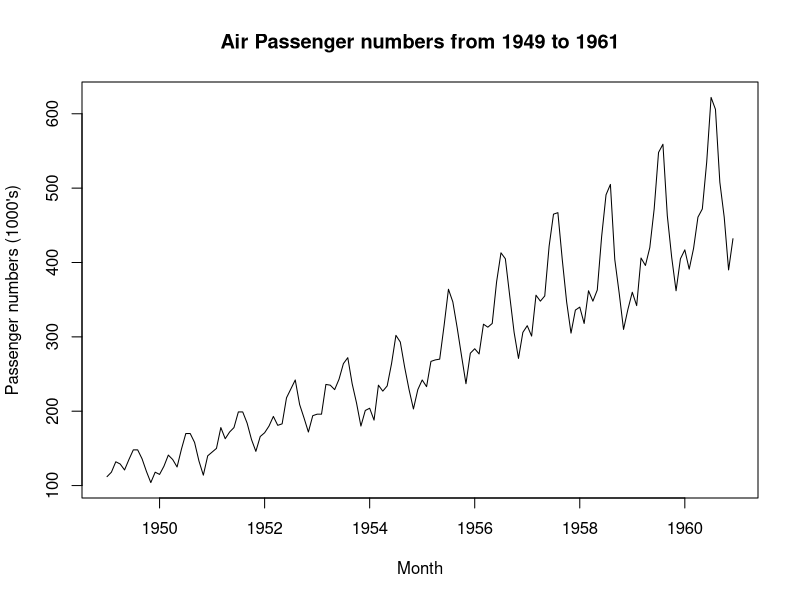
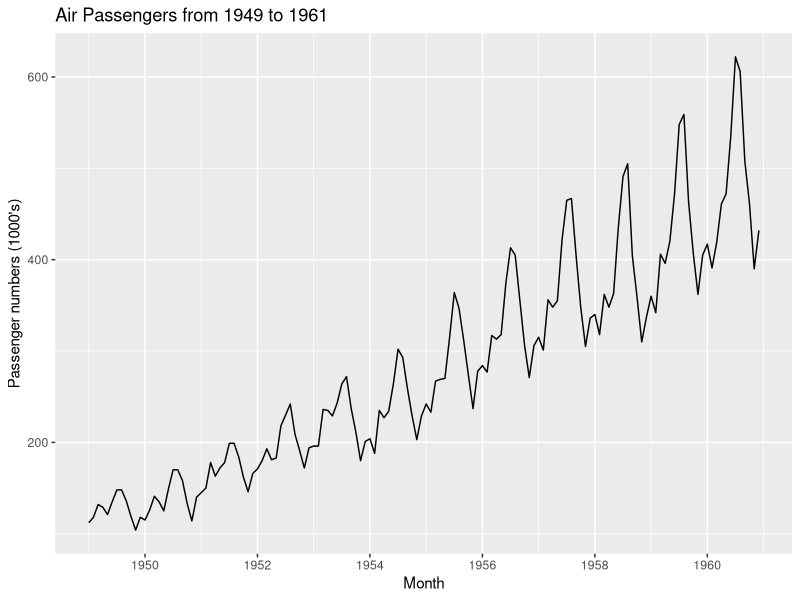
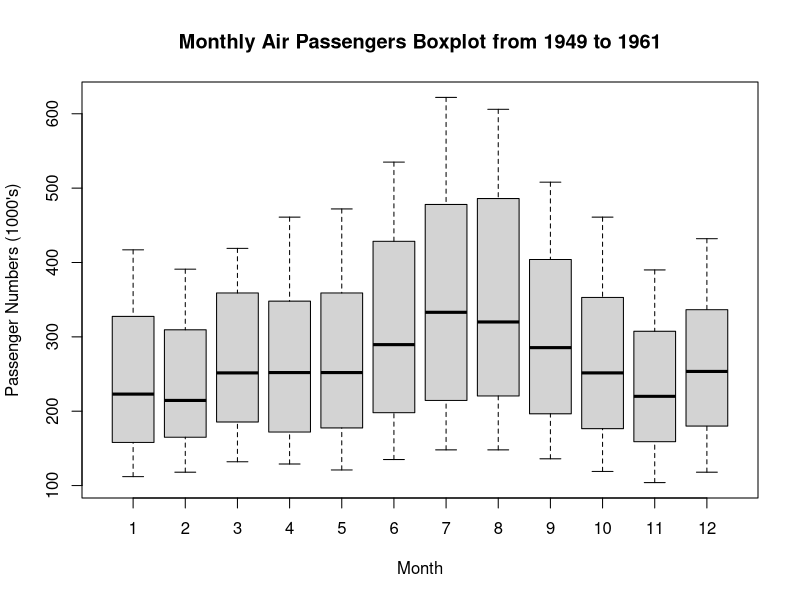
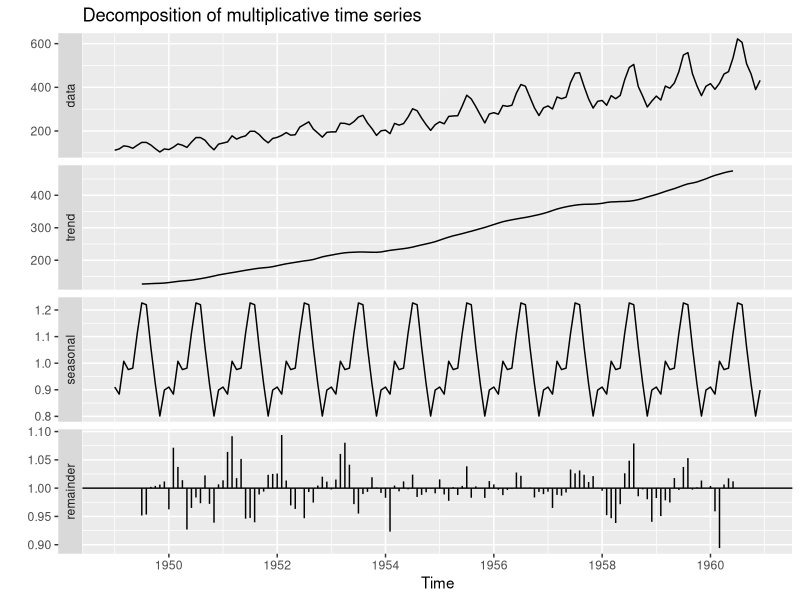
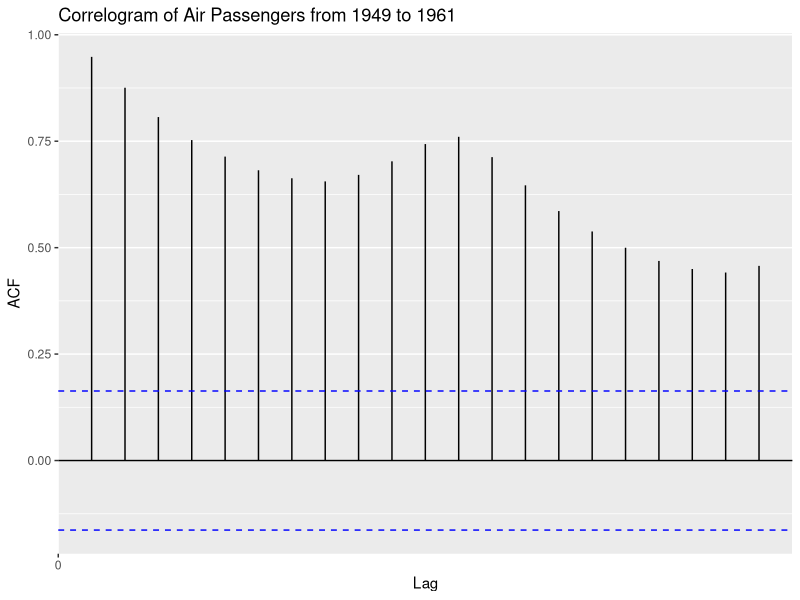
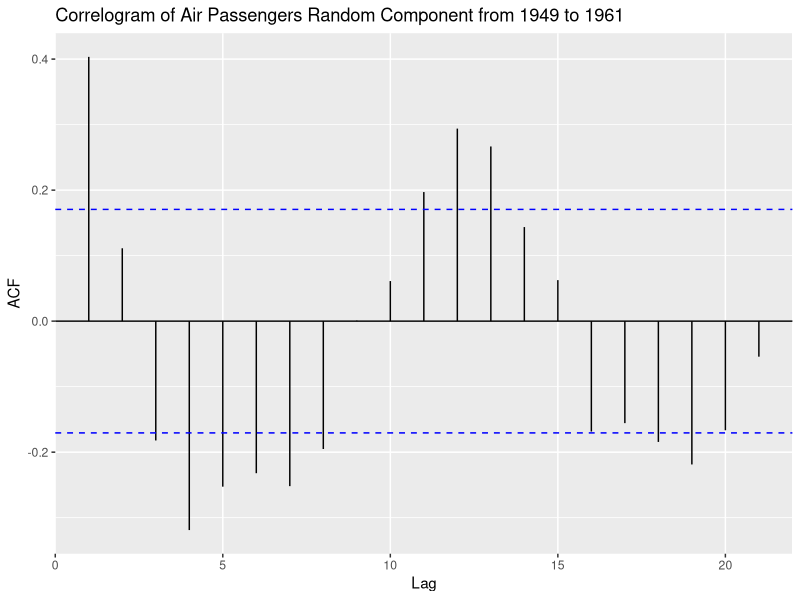
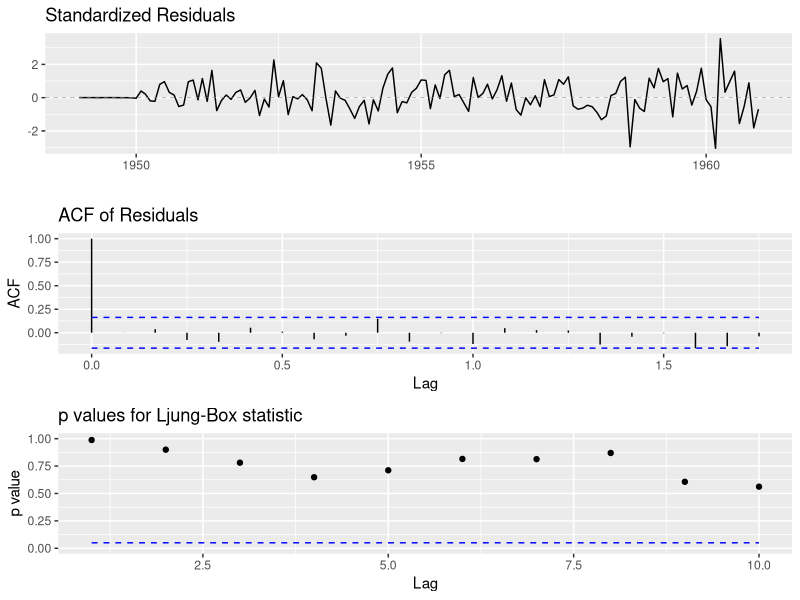
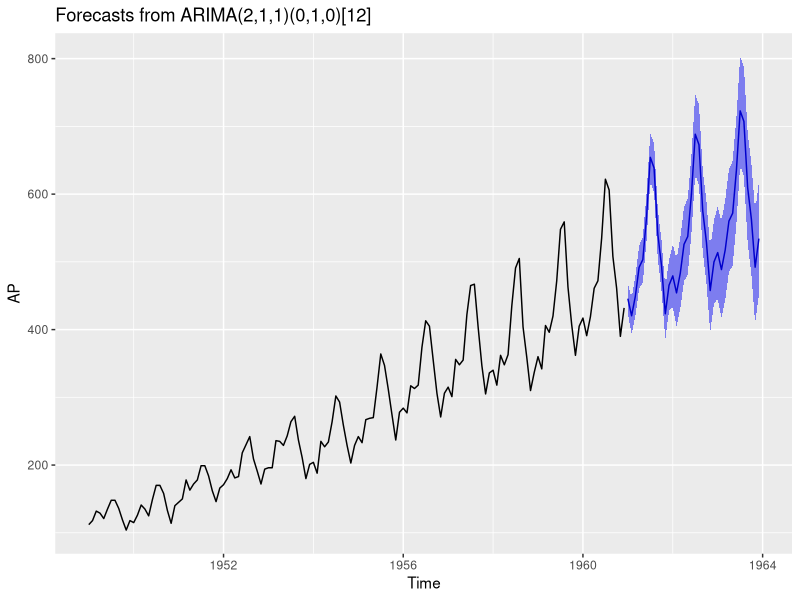

R code for these plots, in order:
library(ggfortify)
library(tseries)
library(forecast)
library(lmtest)
data("AirPassengers")
AP = AirPassengers
head(AP)

# Plot the raw data using the base plot function
plot(AP,xlab="Month", ylab = "Passenger numbers (1000's)",main="Air Passenger numbers from 1949 to 1961") #menggunakan package ggplot

autoplot(AP) + labs(x ="Month", y = "Passenger numbers (1000's)", title="Air Passengers from 1949 to 1961") #menggunakan package ggfortify

#Boxplot to see seasonal effect
boxplot(AP~cycle(AP),xlab="Month", ylab = "Passenger Numbers (1000's)" ,main ="Monthly Air Passengers Boxplot from 1949 to 1961")

#Time Series Decomposition
decomposeAP <- decompose(AP,"multiplicative")
autoplot(decomposeAP)

#Stationarity check using DIckey Fuller Test
adf.test(AP)

#Stationarity check using Autocorrelation
autoplot(acf(AP,plot=FALSE))+ labs(title="Correlogram of Air Passengers from 1949 to 1961") 

# Review random time series for any missing values
decomposeAP$random 

# Autoplot the random time series from 7:138 which exclude the NA values
autoplot(acf(decomposeAP$random[7:138],plot=FALSE))+ labs(title="Correlogram of Air Passengers Random Component from 1949 to 1961")

#AUTO ARIMA
#se lebih besar dari coeff (significant)
arimaAP <- auto.arima(AP)
arimaAP

#Residual check
ggtsdiag(arimaAP)
shapiro.test(arimaAP$residuals)

#Calculate forecast
forecastAP <- forecast(arimaAP, level = c(95), h = 36)
autoplot(forecastAP)
